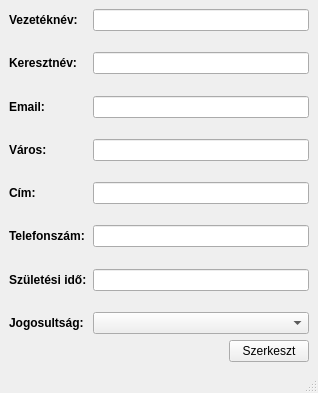
<?xml version="1.0" encoding="UTF-8"?>
<ui version="4.0">
 <class>MainWindow</class>
 <widget class="QMainWindow" name="MainWindow">
  <property name="geometry">
   <rect>
    <x>0</x>
    <y>0</y>
    <width>318</width>
    <height>393</height>
   </rect>
  </property>
  <property name="windowTitle">
   <string>Felhasználó szerkesztése</string>
  </property>
  <widget class="QWidget" name="centralwidget">
   <layout class="QGridLayout" name="gridLayout_2">
    <item row="0" column="0">
     <layout class="QGridLayout" name="gridLayout">
      <item row="6" column="1">
       <widget class="QLineEdit" name="cityEditBox"/>
      </item>
      <item row="12" column="0">
       <widget class="QLabel" name="label_6">
        <property name="font">
         <font>
          <weight>75</weight>
          <bold>true</bold>
         </font>
        </property>
        <property name="text">
         <string>Születési idő:</string>
        </property>
       </widget>
      </item>
      <item row="14" column="1">
       <widget class="QComboBox" name="privilidgeEditComboBox"/>
      </item>
      <item row="3" column="0">
       <spacer name="verticalSpacer_2">
        <property name="orientation">
         <enum>Qt::Vertical</enum>
        </property>
        <property name="sizeHint" stdset="0">
         <size>
          <width>20</width>
          <height>40</height>
         </size>
        </property>
       </spacer>
      </item>
      <item row="5" column="0">
       <spacer name="verticalSpacer_3">
        <property name="orientation">
         <enum>Qt::Vertical</enum>
        </property>
        <property name="sizeHint" stdset="0">
         <size>
          <width>20</width>
          <height>40</height>
         </size>
        </property>
       </spacer>
      </item>
      <item row="7" column="0">
       <spacer name="verticalSpacer_4">
        <property name="orientation">
         <enum>Qt::Vertical</enum>
        </property>
        <property name="sizeHint" stdset="0">
         <size>
          <width>20</width>
          <height>40</height>
         </size>
        </property>
       </spacer>
      </item>
      <item row="9" column="0">
       <spacer name="verticalSpacer_5">
        <property name="orientation">
         <enum>Qt::Vertical</enum>
        </property>
        <property name="sizeHint" stdset="0">
         <size>
          <width>20</width>
          <height>40</height>
         </size>
        </property>
       </spacer>
      </item>
      <item row="11" column="0">
       <spacer name="verticalSpacer_6">
        <property name="orientation">
         <enum>Qt::Vertical</enum>
        </property>
        <property name="sizeHint" stdset="0">
         <size>
          <width>20</width>
          <height>40</height>
         </size>
        </property>
       </spacer>
      </item>
      <item row="1" column="0">
       <spacer name="verticalSpacer">
        <property name="orientation">
         <enum>Qt::Vertical</enum>
        </property>
        <property name="sizeHint" stdset="0">
         <size>
          <width>20</width>
          <height>40</height>
         </size>
        </property>
       </spacer>
      </item>
      <item row="0" column="1">
       <widget class="QLineEdit" name="lastNameEditBox"/>
      </item>
      <item row="2" column="0">
       <widget class="QLabel" name="label_2">
        <property name="font">
         <font>
          <weight>75</weight>
          <bold>true</bold>
         </font>
        </property>
        <property name="text">
         <string>Keresztnév:</string>
        </property>
       </widget>
      </item>
      <item row="0" column="0">
       <widget class="QLabel" name="label">
        <property name="font">
         <font>
          <weight>75</weight>
          <bold>true</bold>
         </font>
        </property>
        <property name="text">
         <string>Vezetéknév:</string>
        </property>
       </widget>
      </item>
      <item row="6" column="0">
       <widget class="QLabel" name="label_4">
        <property name="font">
         <font>
          <weight>75</weight>
          <bold>true</bold>
         </font>
        </property>
        <property name="text">
         <string>Város:</string>
        </property>
       </widget>
      </item>
      <item row="4" column="0">
       <widget class="QLabel" name="label_3">
        <property name="font">
         <font>
          <weight>75</weight>
          <bold>true</bold>
         </font>
        </property>
        <property name="text">
         <string>Email:</string>
        </property>
       </widget>
      </item>
      <item row="10" column="0">
       <widget class="QLabel" name="label_7">
        <property name="font">
         <font>
          <weight>75</weight>
          <bold>true</bold>
         </font>
        </property>
        <property name="text">
         <string>Telefonszám:</string>
        </property>
       </widget>
      </item>
      <item row="2" column="1">
       <widget class="QLineEdit" name="firstNameEditBox"/>
      </item>
      <item row="8" column="0">
       <widget class="QLabel" name="label_5">
        <property name="font">
         <font>
          <weight>75</weight>
          <bold>true</bold>
         </font>
        </property>
        <property name="text">
         <string>Cím:</string>
        </property>
       </widget>
      </item>
      <item row="14" column="0">
       <widget class="QLabel" name="label_8">
        <property name="font">
         <font>
          <weight>75</weight>
          <bold>true</bold>
         </font>
        </property>
        <property name="text">
         <string>Jogosultság:</string>
        </property>
       </widget>
      </item>
      <item row="8" column="1">
       <widget class="QLineEdit" name="addressEditBox"/>
      </item>
      <item row="12" column="1">
       <widget class="QLineEdit" name="birthDayEditBox"/>
      </item>
      <item row="10" column="1">
       <widget class="QLineEdit" name="phoneEditBox"/>
      </item>
      <item row="4" column="1">
       <widget class="QLineEdit" name="emailEditBox"/>
      </item>
      <item row="13" column="0">
       <spacer name="verticalSpacer_7">
        <property name="orientation">
         <enum>Qt::Vertical</enum>
        </property>
        <property name="sizeHint" stdset="0">
         <size>
          <width>20</width>
          <height>40</height>
         </size>
        </property>
       </spacer>
      </item>
     </layout>
    </item>
    <item row="1" column="0">
     <spacer name="verticalSpacer_8">
      <property name="orientation">
       <enum>Qt::Vertical</enum>
      </property>
      <property name="sizeHint" stdset="0">
       <size>
        <width>20</width>
        <height>28</height>
       </size>
      </property>
     </spacer>
    </item>
    <item row="2" column="0">
     <layout class="QHBoxLayout" name="horizontalLayout">
      <item>
       <spacer name="horizontalSpacer">
        <property name="orientation">
         <enum>Qt::Horizontal</enum>
        </property>
        <property name="sizeHint" stdset="0">
         <size>
          <width>40</width>
          <height>20</height>
         </size>
        </property>
       </spacer>
      </item>
      <item>
       <widget class="QPushButton" name="editUserButton">
        <property name="text">
         <string>Szerkeszt</string>
        </property>
       </widget>
      </item>
     </layout>
    </item>
   </layout>
  </widget>
  <widget class="QStatusBar" name="statusbar"/>
 </widget>
 <tabstops>
  <tabstop>lastNameEditBox</tabstop>
  <tabstop>firstNameEditBox</tabstop>
  <tabstop>emailEditBox</tabstop>
  <tabstop>cityEditBox</tabstop>
  <tabstop>addressEditBox</tabstop>
  <tabstop>phoneEditBox</tabstop>
  <tabstop>birthDayEditBox</tabstop>
  <tabstop>privilidgeEditComboBox</tabstop>
  <tabstop>editUserButton</tabstop>
 </tabstops>
 <resources/>
 <connections/>
</ui>
